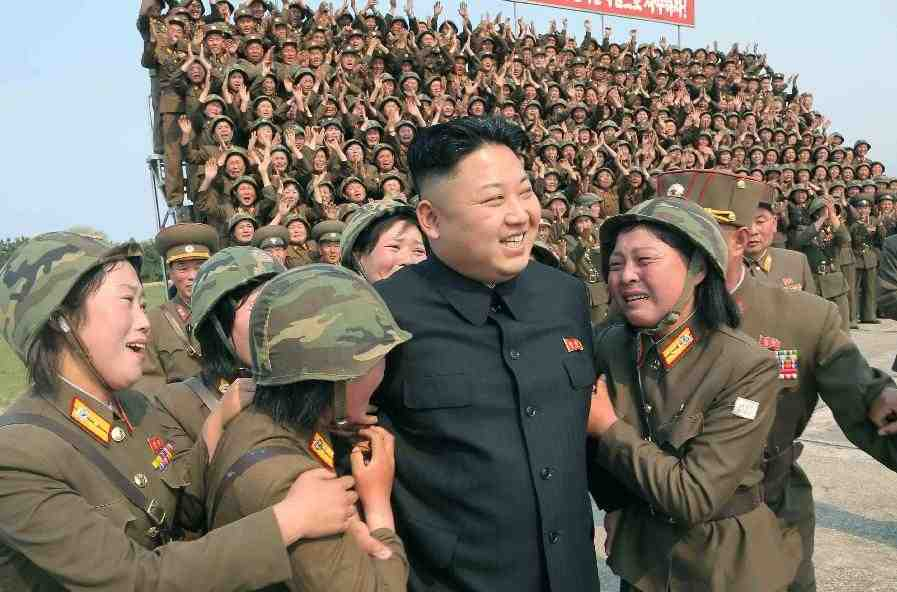
#> input picture jza.jpg, 897 x 592 px
$ jupyter execute '人脸识别.ipynb'
#> lines starting #> are read from the running program, lines starting #| are printed output that depends on the picture; after the words box and inside, x2 and y2 are one past the last pixel; in counts of white or black regions, pixels touching at a corner belong together
[cell 1]
import numpy as np
import cv2

[cell 2]
jin = cv2.imread('./jza.jpg')
#> jin is the input picture: shape (592, 897, 3); mean B, G, R 102.5, 114, 122.4
detector = cv2.CascadeClassifier('./haarcascade_frontalface_default.xml')

[cell 3]
face_zone = detector.detectMultiScale(jin)
#> face_zone = [[224, 153, 25, 25], [234, 179, 25, 25], [233, 217, 25, 25], [285, 217, 25, 25], [319, 236, 26, 26], [258, 168, 46, 46], [596, 229, 85, 85], [451, 149, 118, 118]]
face_zone

for x,y,w,h in face_zone:
    cv2.rectangle(jin,pt1=(x,y),pt2 = (x+w,y+h),color=[0,0,255])
#> this loop made 8 passes
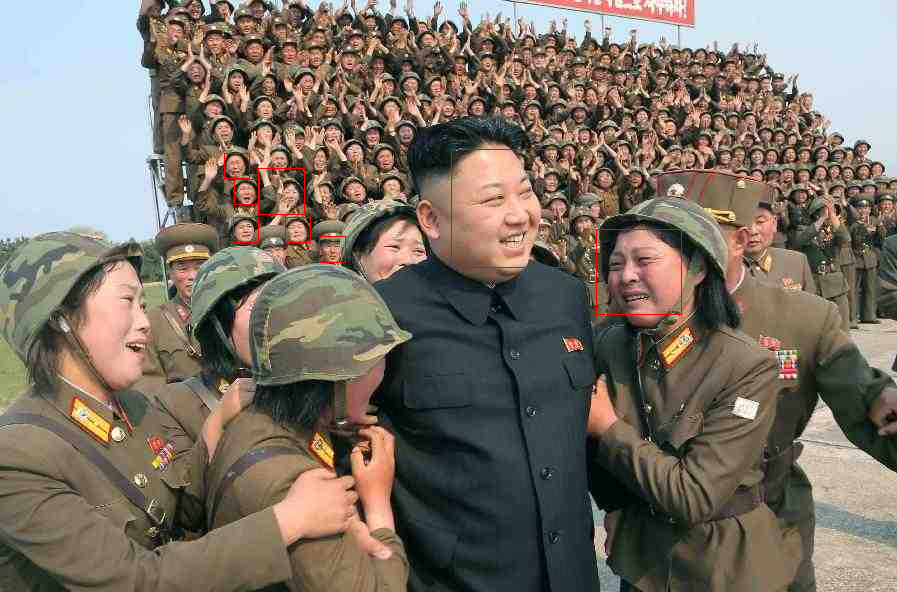
#> jin: shape (592, 897, 3); 0.28% of pixels changed, all inside (x1, y1, x2, y2) = (224, 149, 682, 315)

cv2.imshow('jin',jin)
cv2.waitKey(0)
cv2.destroyAllWindows()

[cell 4]
nba = cv2.imread('./nba1.jpg')
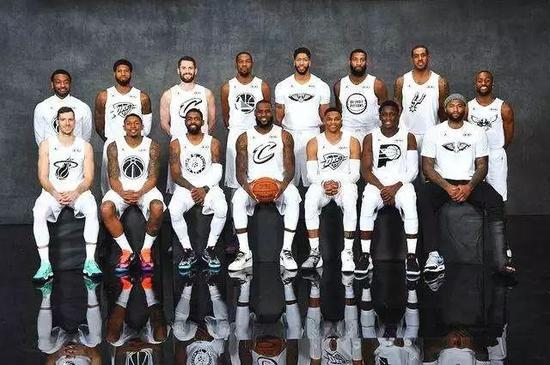
#> input picture nba1.jpg, 550 x 365 px
#> nba is the input picture: shape (365, 550, 3); mean B, G, R 99.9, 98.7, 102
face_zone2 = detector.detectMultiScale(nba)
#> face_zone2 = [[217, 45, 85, 85]]
face_zone

for x,y,w,h in face_zone2:
    cv2.rectangle(jin,pt1=(x,y),pt2 = (x+w,y+h),color=[0,0,255])
#> this loop made 1 pass
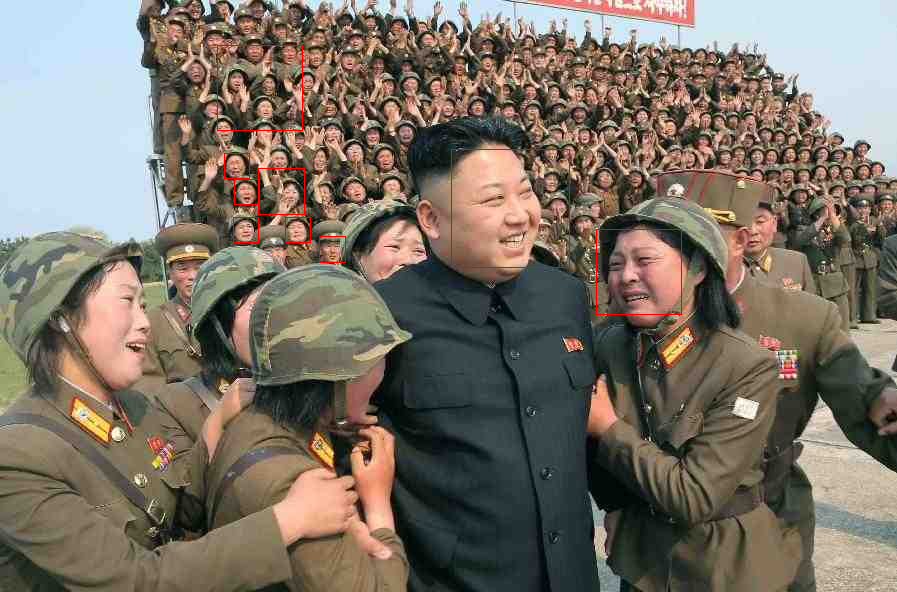
#> jin: shape (592, 897, 3); 0.06% of pixels changed, all inside (x1, y1, x2, y2) = (217, 45, 303, 131)

cv2.imshow('nba',nba)
cv2.waitKey(0)
#> Out = 27

[cell 5]
q = cv2.imread('./q.jpg')
face_zone3 = detector.detectMultiScale(q)
#> face_zone3 = ()
face_zone3

for x,y,w,h in face_zone3:
    cv2.rectangle(jin,pt1=(x,y),pt2 = (x+w,y+h),color=[0,0,255])
#> this loop made 0 passes

cv2.imshow('q',q)
cv2.waitKey(0)
#> Out = 27

[cell 6]
face_zone = detector.detectMultiScale(jin,scaleFactor = 1.3,minNeighbors = 5,minSize=(20,20))
#> face_zone = [[596, 229, 84, 84], [453, 150, 116, 116]]
face_zone

for x,y,w,h in face_zone:
    cv2.rectangle(jin,pt1=(x,y),pt2 = (x+w,y+h),color=[0,0,255],thickness=2)
    color=np.random.randint(0,256,size=3)
    cv2.circle(jin,center = (x+w//2,y+h//2),radius=w//2,color=color.tolist(),thickness=2)
#> this loop made 2 passes
#> (x, y, w, h, color) on passes 1 to 2: (596, 229, 84, 84, [172, 47, 117]), (453, 150, 116, 116, [192, 67, 251])
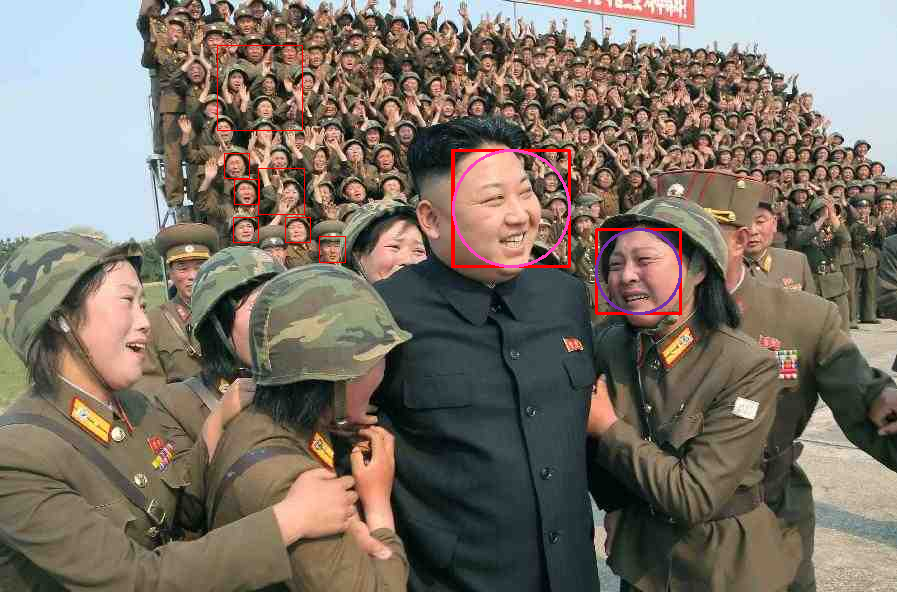
#> jin: shape (592, 897, 3); 0.6% of pixels changed, all inside (x1, y1, x2, y2) = (452, 149, 682, 315)

cv2.imshow('jin',jin)
cv2.waitKey(0)
cv2.destroyAllWindows()
